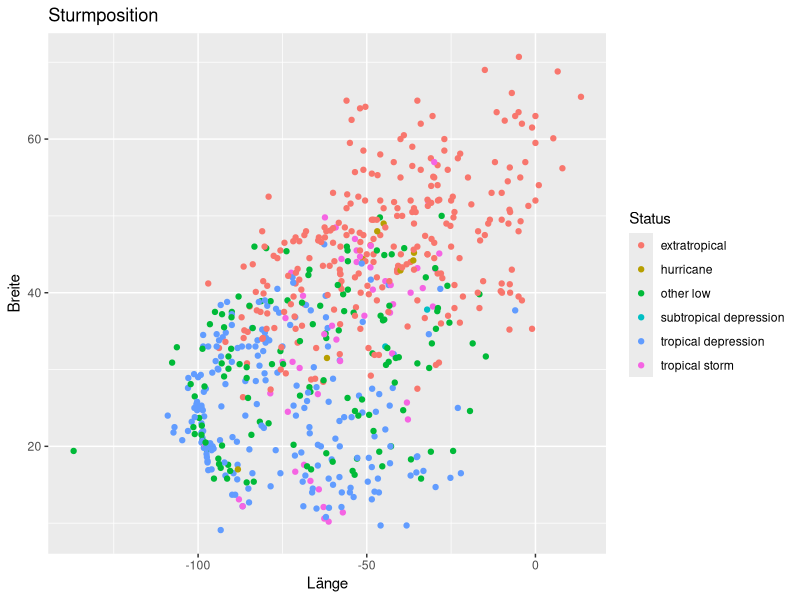

Here is the R script that generated this plot:
## ---- chunk 1
knitr::opts_chunk$set(echo = TRUE)
# load tidyverse
suppressPackageStartupMessages(library(tidyverse))
## ---- chunk 2
storms |> 
  group_by(name,year) |> 
  slice_tail(n=1) |> 
  ggplot(mapping = aes(x = long, y = lat, color = status)) +
  geom_point() +
  labs(
    title="Sturmposition",
    x="Länge",
    y="Breite",
    color="Status" # ansonsten klein geschrieben
  )
# alternatively
# geom_title("Sturmposition") + geom_xlab("Länge") + geom_ylab("Breite") + geom_color("Status")

